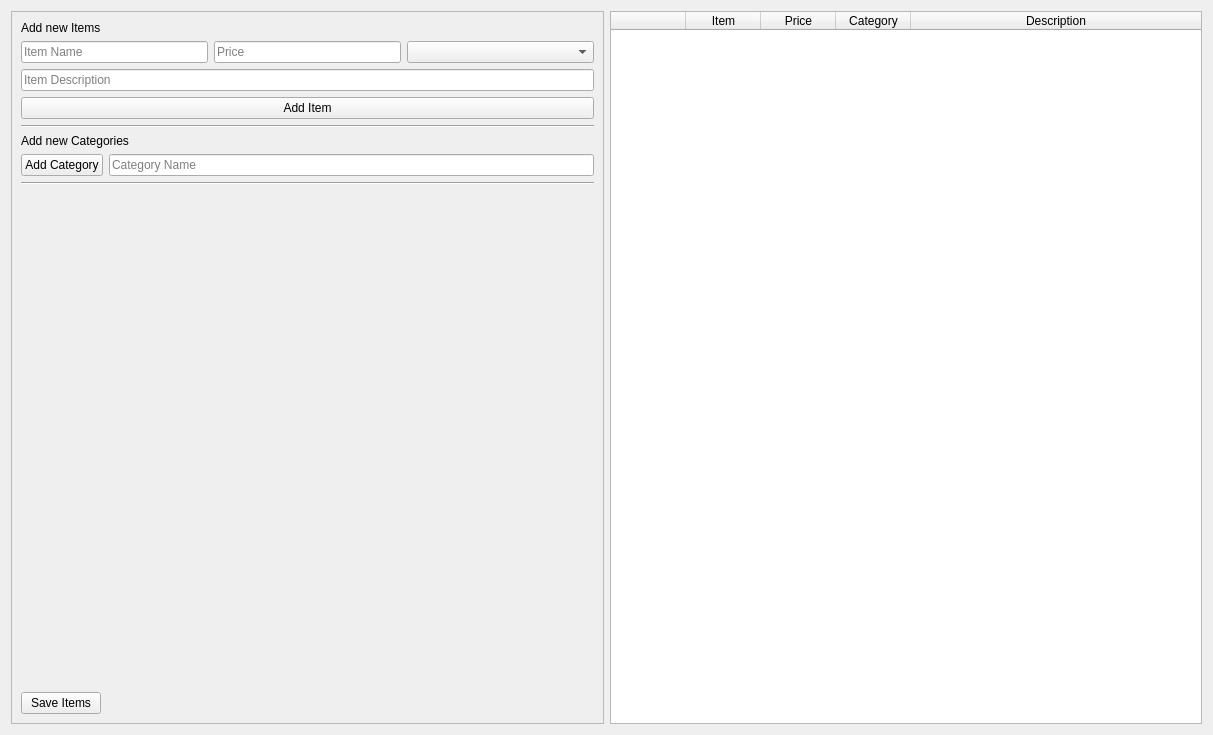
<?xml version="1.0" encoding="UTF-8"?>
<ui version="4.0">
 <class>ItemEditor</class>
 <widget class="QWidget" name="ItemEditor">
  <property name="geometry">
   <rect>
    <x>0</x>
    <y>0</y>
    <width>1213</width>
    <height>735</height>
   </rect>
  </property>
  <property name="windowTitle">
   <string>Item Editor</string>
  </property>
  <layout class="QHBoxLayout" name="horizontalLayout">
   <item>
    <widget class="QFrame" name="frame_2">
     <property name="frameShape">
      <enum>QFrame::StyledPanel</enum>
     </property>
     <property name="frameShadow">
      <enum>QFrame::Raised</enum>
     </property>
     <layout class="QVBoxLayout" name="verticalLayout_2">
      <item>
       <widget class="QLabel" name="label_2">
        <property name="text">
         <string>Add new Items</string>
        </property>
       </widget>
      </item>
      <item>
       <layout class="QHBoxLayout" name="horizontalLayout_2">
        <item>
         <widget class="QLineEdit" name="lineEdit_itemName">
          <property name="sizePolicy">
           <sizepolicy hsizetype="Minimum" vsizetype="Fixed">
            <horstretch>0</horstretch>
            <verstretch>0</verstretch>
           </sizepolicy>
          </property>
          <property name="placeholderText">
           <string>Item Name</string>
          </property>
         </widget>
        </item>
        <item>
         <widget class="QLineEdit" name="lineEdit_itemPrice">
          <property name="sizePolicy">
           <sizepolicy hsizetype="Minimum" vsizetype="Fixed">
            <horstretch>0</horstretch>
            <verstretch>0</verstretch>
           </sizepolicy>
          </property>
          <property name="placeholderText">
           <string>Price</string>
          </property>
         </widget>
        </item>
        <item>
         <widget class="QComboBox" name="comboBox_category">
          <property name="sizePolicy">
           <sizepolicy hsizetype="Minimum" vsizetype="Fixed">
            <horstretch>0</horstretch>
            <verstretch>0</verstretch>
           </sizepolicy>
          </property>
         </widget>
        </item>
       </layout>
      </item>
      <item>
       <widget class="QLineEdit" name="lineEdit_itemDescription">
        <property name="sizePolicy">
         <sizepolicy hsizetype="Minimum" vsizetype="Fixed">
          <horstretch>0</horstretch>
          <verstretch>0</verstretch>
         </sizepolicy>
        </property>
        <property name="placeholderText">
         <string>Item Description</string>
        </property>
       </widget>
      </item>
      <item>
       <widget class="QPushButton" name="pushButton_addItem">
        <property name="text">
         <string>Add Item</string>
        </property>
       </widget>
      </item>
      <item>
       <widget class="Line" name="line">
        <property name="orientation">
         <enum>Qt::Horizontal</enum>
        </property>
       </widget>
      </item>
      <item>
       <widget class="QLabel" name="label_3">
        <property name="text">
         <string>Add new Categories</string>
        </property>
       </widget>
      </item>
      <item>
       <layout class="QHBoxLayout" name="horizontalLayout_3">
        <item>
         <widget class="QPushButton" name="pushButton_addCategory">
          <property name="sizePolicy">
           <sizepolicy hsizetype="Maximum" vsizetype="Fixed">
            <horstretch>0</horstretch>
            <verstretch>0</verstretch>
           </sizepolicy>
          </property>
          <property name="text">
           <string>Add Category</string>
          </property>
         </widget>
        </item>
        <item>
         <widget class="QLineEdit" name="lineEdit_categoryName">
          <property name="sizePolicy">
           <sizepolicy hsizetype="Minimum" vsizetype="Fixed">
            <horstretch>0</horstretch>
            <verstretch>0</verstretch>
           </sizepolicy>
          </property>
          <property name="placeholderText">
           <string>Category Name</string>
          </property>
         </widget>
        </item>
       </layout>
      </item>
      <item>
       <widget class="Line" name="line_2">
        <property name="orientation">
         <enum>Qt::Horizontal</enum>
        </property>
       </widget>
      </item>
      <item>
       <spacer name="verticalSpacer">
        <property name="orientation">
         <enum>Qt::Vertical</enum>
        </property>
        <property name="sizeHint" stdset="0">
         <size>
          <width>20</width>
          <height>40</height>
         </size>
        </property>
       </spacer>
      </item>
      <item>
       <widget class="QPushButton" name="pushButton_save">
        <property name="sizePolicy">
         <sizepolicy hsizetype="Maximum" vsizetype="Fixed">
          <horstretch>0</horstretch>
          <verstretch>0</verstretch>
         </sizepolicy>
        </property>
        <property name="text">
         <string>Save Items</string>
        </property>
       </widget>
      </item>
     </layout>
    </widget>
   </item>
   <item>
    <widget class="QTableWidget" name="tableWidget_itemList">
     <property name="sizePolicy">
      <sizepolicy hsizetype="Minimum" vsizetype="Expanding">
       <horstretch>0</horstretch>
       <verstretch>0</verstretch>
      </sizepolicy>
     </property>
     <property name="dragEnabled">
      <bool>true</bool>
     </property>
     <property name="dragDropMode">
      <enum>QAbstractItemView::InternalMove</enum>
     </property>
     <property name="sortingEnabled">
      <bool>true</bool>
     </property>
     <attribute name="horizontalHeaderDefaultSectionSize">
      <number>75</number>
     </attribute>
     <attribute name="horizontalHeaderStretchLastSection">
      <bool>true</bool>
     </attribute>
     <attribute name="verticalHeaderVisible">
      <bool>false</bool>
     </attribute>
     <column>
      <property name="text">
       <string/>
      </property>
     </column>
     <column>
      <property name="text">
       <string>Item</string>
      </property>
     </column>
     <column>
      <property name="text">
       <string>Price</string>
      </property>
     </column>
     <column>
      <property name="text">
       <string>Category</string>
      </property>
     </column>
     <column>
      <property name="text">
       <string>Description</string>
      </property>
     </column>
    </widget>
   </item>
  </layout>
 </widget>
 <resources/>
 <connections/>
</ui>
